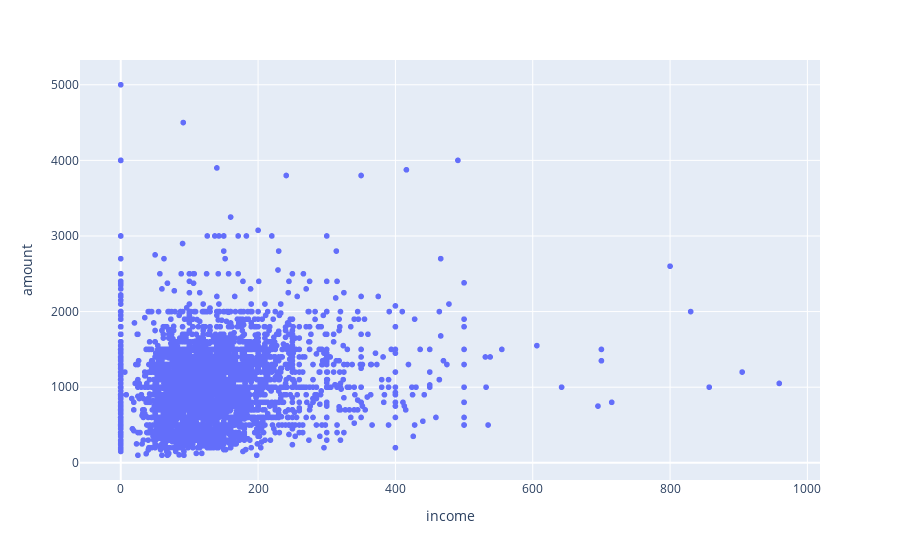

The notebook cell saved with this chart:
### Code cell
from plotly.express import scatter

scatter(
    data_frame=df,
    x= "income",
    y= "amount"
)

### Figure 1 — Plotly figure (JSON) as saved in the notebook; plotly's stock layout.template omitted (floating-point values rounded to 4 significant figures; data arrays with more than 128 entries replaced by an {"elided": "..."} marker saying what was removed)
{"data": [{"hovertemplate": "income=%{x}<br>amount=%{y}<extra></extra>", "legendgroup": "", "marker": {"color": "#636efa", "symbol": "circle"}, "mode": "markers", "name": "", "showlegend": false, "type": "scattergl", "x": {"elided": "4454 int values"}, "xaxis": "x", "y": {"elided": "4454 int values"}, "yaxis": "y"}], "layout": {"legend": {"tracegroupgap": 0}, "margin": {"t": 60}, "xaxis": {"anchor": "y", "domain": [0, 1], "title": {"text": "income"}}, "yaxis": {"anchor": "x", "domain": [0, 1], "title": {"text": "amount"}}}}
